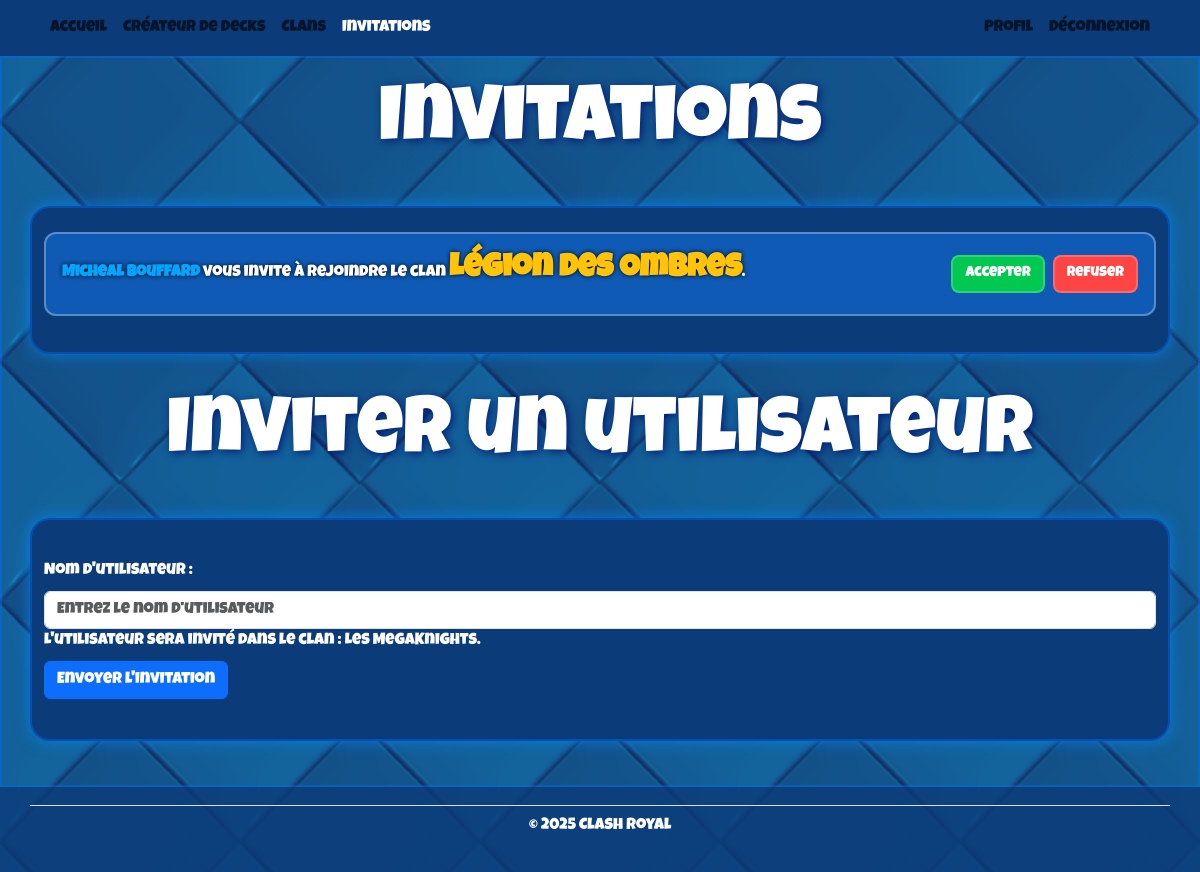
The page /index.php?action=afficherInvitations (signed in) on the database its author committed.
### tables this page shows
CREATE TABLE Invitation(
    Id_Invitation INT AUTO_INCREMENT,
    Id_Utilisateur INT NOT NULL,
    Id_Utilisateur_1 INT NOT NULL,
    Id_Clan INT NOT NULL,
    PRIMARY KEY(Id_Invitation),
    FOREIGN KEY(Id_Utilisateur) REFERENCES Utilisateur(Id_Utilisateur),
    FOREIGN KEY(Id_Utilisateur_1) REFERENCES Utilisateur(Id_Utilisateur),
    FOREIGN KEY(Id_Clan) REFERENCES Clan(Id_Clan)
);

CREATE TABLE Utilisateur(
    Id_Utilisateur INT AUTO_INCREMENT,
    nom VARCHAR(100)  NOT NULL,
    mot_de_passe VARCHAR(255)  NOT NULL,
    PRIMARY KEY(Id_Utilisateur),
    UNIQUE(nom)
);

CREATE TABLE Clan(
    Id_Clan INT AUTO_INCREMENT,
    nom_clan VARCHAR(150)  NOT NULL,
    description_clan VARCHAR(500)  NOT NULL,
    prive BOOLEAN NOT NULL,
    PRIMARY KEY(Id_Clan),
    UNIQUE(nom_clan)
);

CREATE TABLE UtilisateurClan(
    Id_Clan INT,
    Id_Utilisateur INT,
    Id_Role INT,
    PRIMARY KEY(Id_Clan, Id_Utilisateur, Id_Role),
    FOREIGN KEY(Id_Clan) REFERENCES Clan(Id_Clan),
    FOREIGN KEY(Id_Utilisateur) REFERENCES Utilisateur(Id_Utilisateur),
    FOREIGN KEY(Id_Role) REFERENCES Role(Id_Role)
);

### controleur/controleur.php (called while the page is built, shortened)
<?php
require_once 'modele/modeleClan.php';
require_once 'modele/modeleUtilisateurs.php';
require_once 'modele/modeleInvitation.php';
function afficherInvitations()
{
    require 'vue/invitation.php';
}

### modele/modeleInvitation.php (called while the page is built, shortened)
<?php
class ModeleInvitation
{
    public static function ObtenirInvitationsParUtilisateur($idUtilisateur)
    {
        $connexion = BD::ObtenirConnexion();
        $req = $connexion->prepare(
            "SELECT * FROM Invitation WHERE Id_Utilisateur_1 = :idUtilisateur"
        );
        $req->bindParam(':idUtilisateur', $idUtilisateur);
        $req->execute();
        return $req;
    }
}
?>

### modele/modeleUtilisateurs.php (called while the page is built, shortened)
<?php
class ModeleUtilisateurs
{
    public static function ObtenirTout($idUtilisateur)
    {
        $connexion = BD::ObtenirConnexion();
        $req = $connexion->prepare(
            "SELECT * FROM Utilisateur WHERE Id_Utilisateur = :idUtilisateur"
        );
        $req->bindParam(':idUtilisateur', $idUtilisateur);
        $req->execute();
        return $req;
    }
}

### modele/modeleClan.php (called while the page is built, shortened)
<?php
class ModeleClan
{
    public static function ObtenirClanParId($idClan)
    {
        $connexion = BD::ObtenirConnexion();
        $req = $connexion->prepare(
            "SELECT * FROM Clan WHERE Id_Clan = :Id_Clan"
        );
        $req->bindParam(':Id_Clan', $idClan);
        $req->execute();
        return $req;
    }
    public static function ObtenirClanUtilisateur($idUtilisateur)
    {
        $connexion = BD::ObtenirConnexion();
        $req = $connexion->prepare(
            "SELECT * FROM Clan
            JOIN UtilisateurClan ON Clan.Id_Clan = UtilisateurClan.Id_Clan
            WHERE UtilisateurClan.Id_Utilisateur = :Id_Utilisateur"
        );
        $req->bindParam(':Id_Utilisateur', $idUtilisateur);
        $req->execute();
        return $req;
    }
}

### vue/invitation.php (the view, shortened to what this page needs)
<?php $titreOnglet = 'Invitations';
require_once "modele/modeleInvitation.php";
require_once "modele/modeleUtilisateurs.php";
require_once "modele/modeleClan.php" ?>
<?php ob_start();
$requeteInvitation = ModeleInvitation::ObtenirInvitationsParUtilisateur($_SESSION['utilisateur']['Id_Utilisateur']);
$invitations = $requeteInvitation->fetch();
?>
<h1 class="text-center big-goofy-title"><?php echo $titreOnglet; ?></h1>
<div class="container bg-blue-900  tableau p-6 min-h-screen">
    <div class="max-w-3xl mx-auto">
        <?php if ($invitations == null) { ?>
            <h2 class="text-center">Vous n'avez aucune invitation pour le moment.</h2>
        <?php } else { ?>
        <?php do {
                $requetenom = ModeleUtilisateurs::ObtenirTout($invitations['Id_Utilisateur_1']);
                $requeteClan = ModeleClan::ObtenirClanParId($invitations['Id_Clan']);
                $clan = $requeteClan->fetch();
                $utilisateur = $requetenom->fetch();
        ?>
            <div class="invitation-card" data-id="<?= $invitations['Id_Invitation'] ?>">
                <div class="invitation-text">
                    <span class="user-name"><?= htmlspecialchars($utilisateur['nom']) ?></span>
                    vous invite à rejoindre le clan
                    <span class="clan-name"><?= htmlspecialchars($clan['nom_clan']) ?></span>.
                </div>
                <div class="invitation-buttons">
                    <button class="btn-accept accepter-invitation" data-id="<?= $invitations['Id_Invitation'] ?>">Accepter</button>
                    <button class="btn-refuse refuser-invitation" data-id="<?= $invitations['Id_Invitation'] ?>">Refuser</button>
                </div>
            </div>
        <?php } while ($invitations = $requeteInvitation->fetch());
        } ?>
    </div>
</div>
<h1 class="big-goofy-title text-center"> Inviter un utilisateur </h1>
<?php $requeteClan = ModeleClan::ObtenirClanUtilisateur($_SESSION['utilisateur']['Id_Utilisateur']);
$clan = $requeteClan->fetch();
if ($clan) {
?>
    <form class="container bg-blue-900 tableau" method="post" action="envoyerInvitation" class="needs-validation" novalidate id="form-inviter">
        <div class="mb-3 mt-3">
            <label for="nomUtilisateur" class="form-label">Nom d'utilisateur&nbsp;:</label>
            <input type="text" class="form-control" id="nomUtilisateur" placeholder="Entrez le nom d'utilisateur" name="nomUtilisateur" required minlength="3" maxlength="45">
            <label class="form-label">L'utilisateur sera invité dans le clan : <?php echo $clan['nom_clan']; ?>.</label>
            <button type="submit" class="btn btn-primary">Envoyer l'invitation</button>
        </div>
    </form>
<?php
} else {
    echo "<div class=\"container bg-blue-900 tableau\"><h2 class='text-center'>Vous devez être dans un clan pour inviter des utilisateurs.</h2></div>";
}
?>
<?php require 'vue/gabarit.php'; ?>

### css/style.css (style rules this page uses)
body, main { font-family: 'Luckiest Guy', cursive; color: white; background-image: url("../Images/Autres/Background.jpg"); background-repeat: repeat; background-size: auto; background-attachment: fixed; }
.tableau { border-radius: 20px; border: 2px solid rgba(0, 110, 255, 0.4); box-shadow: 0 0 15px rgba(0, 140, 255, 0.7); padding: 2%; margin: 2%; }
.bg-blue-900 { background-color: #0c3b79; }
.big-goofy-title { font-size: 5rem; text-shadow: 2px 2px 8px rgb(2, 29, 117); stroke: url(#ffffff); padding: 10px; }
.invitation-card { background-color: rgba(16, 105, 207, 0.7); border: 2px solid rgba(255, 255, 255, 0.3); border-radius: 12px; padding: 12px 16px; margin-bottom: 12px; display: flex; flex-direction: column; justify-content: space-between; color: white; text-shadow: 0 0 4px black; transition: transform 0.2s ease, filter 0.2s ease; }
.invitation-text { font-family: 'Luckiest Guy', cursive; font-size: 1rem; margin-bottom: 8px; }
.invitation-text .clan-name { color: rgb(255, 195, 10); font-weight: bold; }
.invitation-text .user-name { color: #00a6ff; font-weight: bold; }
.invitation-buttons { display: flex; gap: 8px; }
.btn-accept { background-color: #00c851; color: white; padding: 6px 12px; border-radius: 8px; font-family: 'Luckiest Guy', cursive; font-size: 0.9rem; border: 2px solid rgba(255,255,255,0.2); transition: transform 0.2s ease, filter 0.2s ease; }
.btn-refuse { background-color: #ff4444; color: white; padding: 6px 12px; border-radius: 8px; font-family: 'Luckiest Guy', cursive; font-size: 0.9rem; border: 2px solid rgba(255,255,255,0.2); transition: transform 0.2s ease, filter 0.2s ease; }
.clan-name { font-size: 2rem; color: #fff; }
@media (min-width: 768px) { .invitation-card { flex-direction: row; align-items: center; justify-content: space-between; } }

### rows shown on the page
invitation: Id_Utilisateur_1.nom "Micheal Bouffard", Id_Clan.nom_clan "Légion des Ombres"
utilisateurclan: Id_Clan.nom_clan "Les MegaKnights"

### other values the page prints
$titreOnglet "Invitations"
